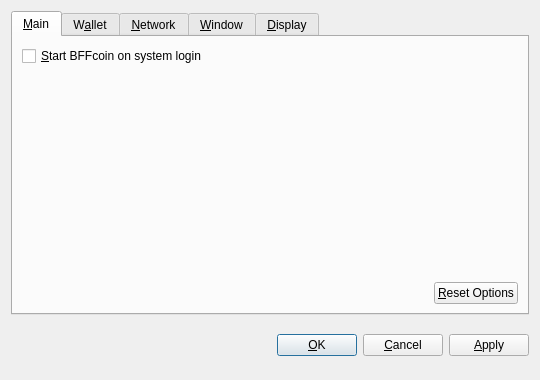
<?xml version="1.0" encoding="UTF-8"?>
<ui version="4.0">
 <class>OptionsDialog</class>
 <widget class="QDialog" name="OptionsDialog">
  <property name="geometry">
   <rect>
    <x>0</x>
    <y>0</y>
    <width>540</width>
    <height>380</height>
   </rect>
  </property>
  <property name="windowTitle">
   <string>Options</string>
  </property>
  <property name="modal">
   <bool>true</bool>
  </property>
  <layout class="QVBoxLayout" name="verticalLayout">
   <item>
    <widget class="QTabWidget" name="tabWidget">
     <property name="tabPosition">
      <enum>QTabWidget::North</enum>
     </property>
     <property name="currentIndex">
      <number>0</number>
     </property>
     <widget class="QWidget" name="tabMain">
      <attribute name="title">
       <string>&amp;Main</string>
      </attribute>
      <layout class="QVBoxLayout" name="verticalLayout_Main">
       <item>
        <widget class="QCheckBox" name="bitcoinAtStartup">
         <property name="toolTip">
          <string>Automatically start BFFcoin after logging in to the system.</string>
         </property>
         <property name="text">
          <string>&amp;Start BFFcoin on system login</string>
         </property>
        </widget>
       </item>
       <item>
        <spacer name="verticalSpacer_Main">
         <property name="orientation">
          <enum>Qt::Vertical</enum>
         </property>
         <property name="sizeHint" stdset="0">
          <size>
           <width>20</width>
           <height>40</height>
          </size>
         </property>
        </spacer>
       </item>
       <item>
        <layout class="QHBoxLayout" name="horizontalLayout_2_Main">
         <item>
          <spacer name="horizontalSpacer_2_Main">
           <property name="orientation">
            <enum>Qt::Horizontal</enum>
           </property>
           <property name="sizeHint" stdset="0">
            <size>
             <width>40</width>
             <height>20</height>
            </size>
           </property>
          </spacer>
         </item>
         <item>
          <widget class="QPushButton" name="resetButton">
           <property name="toolTip">
            <string>Reset all client options to default.</string>
           </property>
           <property name="text">
            <string>&amp;Reset Options</string>
           </property>
           <property name="autoDefault">
            <bool>false</bool>
           </property>
          </widget>
         </item>
        </layout>
       </item>
      </layout>
     </widget>
     <widget class="QWidget" name="tabWallet">
      <attribute name="title">
       <string>W&amp;allet</string>
      </attribute>
      <layout class="QVBoxLayout" name="verticalLayout_Network">
       <item>
        <widget class="QLabel" name="transactionFeeInfoLabel">
         <property name="text">
          <string>Optional transaction fee per kB that helps make sure your transactions are processed quickly. Most transactions are 1 kB.</string>
         </property>
         <property name="textFormat">
          <enum>Qt::PlainText</enum>
         </property>
         <property name="wordWrap">
          <bool>true</bool>
         </property>
        </widget>
       </item>
       <item>
        <layout class="QHBoxLayout" name="horizontalLayout_1_Main">
         <item>
          <widget class="QLabel" name="transactionFeeLabel">
           <property name="text">
            <string>Pay transaction &amp;fee</string>
           </property>
           <property name="textFormat">
            <enum>Qt::PlainText</enum>
           </property>
           <property name="buddy">
            <cstring>transactionFee</cstring>
           </property>
          </widget>
         </item>
         <item>
          <widget class="BitcoinAmountField" name="transactionFee"/>
         </item>
         <item>
          <spacer name="horizontalSpacer_1_Main">
           <property name="orientation">
            <enum>Qt::Horizontal</enum>
           </property>
           <property name="sizeHint" stdset="0">
            <size>
             <width>40</width>
             <height>20</height>
            </size>
           </property>
          </spacer>
         </item>
        </layout>
       </item>
       <item>
        <widget class="QLabel" name="label">
         <property name="text">
          <string>If you disable the spending of unconfirmed change, the change from a transaction cannot be used until that transaction has at least one confirmation. This also affects how your balance is computed.</string>
         </property>
         <property name="wordWrap">
          <bool>true</bool>
         </property>
        </widget>
       </item>
       <item>
        <widget class="QCheckBox" name="spendZeroConfChange">
         <property name="text">
          <string>Spend unconfirmed change  (experts only)</string>
         </property>
        </widget>
       </item>
       <item>
        <spacer name="verticalSpacer">
         <property name="orientation">
          <enum>Qt::Vertical</enum>
         </property>
         <property name="sizeHint" stdset="0">
          <size>
           <width>20</width>
           <height>40</height>
          </size>
         </property>
        </spacer>
       </item>
      </layout>
     </widget>
     <widget class="QWidget" name="tabNetwork">
      <attribute name="title">
       <string>&amp;Network</string>
      </attribute>
      <layout class="QVBoxLayout" name="verticalLayout_Network">
       <item>
        <widget class="QCheckBox" name="mapPortUpnp">
         <property name="toolTip">
          <string>Automatically open the BFFcoin client port on the router. This only works when your router supports UPnP and it is enabled.</string>
         </property>
         <property name="text">
          <string>Map port using &amp;UPnP</string>
         </property>
        </widget>
       </item>
       <item>
        <widget class="QCheckBox" name="connectSocks">
         <property name="toolTip">
          <string>Connect to the BFFcoin network through a SOCKS proxy (e.g. when connecting through Tor).</string>
         </property>
         <property name="text">
          <string>&amp;Connect through SOCKS proxy:</string>
         </property>
        </widget>
       </item>
       <item>
        <layout class="QHBoxLayout" name="horizontalLayout_Network">
         <item>
          <widget class="QLabel" name="proxyIpLabel">
           <property name="text">
            <string>Proxy &amp;IP:</string>
           </property>
           <property name="textFormat">
            <enum>Qt::PlainText</enum>
           </property>
           <property name="buddy">
            <cstring>proxyIp</cstring>
           </property>
          </widget>
         </item>
         <item>
          <widget class="QValidatedLineEdit" name="proxyIp">
           <property name="maximumSize">
            <size>
             <width>140</width>
             <height>16777215</height>
            </size>
           </property>
           <property name="toolTip">
            <string>IP address of the proxy (e.g. 127.0.0.1)</string>
           </property>
          </widget>
         </item>
         <item>
          <widget class="QLabel" name="proxyPortLabel">
           <property name="text">
            <string>&amp;Port:</string>
           </property>
           <property name="textFormat">
            <enum>Qt::PlainText</enum>
           </property>
           <property name="buddy">
            <cstring>proxyPort</cstring>
           </property>
          </widget>
         </item>
         <item>
          <widget class="QLineEdit" name="proxyPort">
           <property name="maximumSize">
            <size>
             <width>55</width>
             <height>16777215</height>
            </size>
           </property>
           <property name="toolTip">
            <string>Port of the proxy (e.g. 9050)</string>
           </property>
          </widget>
         </item>
         <item>
          <widget class="QLabel" name="socksVersionLabel">
           <property name="text">
            <string>SOCKS &amp;Version:</string>
           </property>
           <property name="textFormat">
            <enum>Qt::PlainText</enum>
           </property>
           <property name="buddy">
            <cstring>socksVersion</cstring>
           </property>
          </widget>
         </item>
         <item>
          <widget class="QValueComboBox" name="socksVersion">
           <property name="toolTip">
            <string>SOCKS version of the proxy (e.g. 5)</string>
           </property>
          </widget>
         </item>
         <item>
          <spacer name="horizontalSpacer_Network">
           <property name="orientation">
            <enum>Qt::Horizontal</enum>
           </property>
           <property name="sizeHint" stdset="0">
            <size>
             <width>40</width>
             <height>20</height>
            </size>
           </property>
          </spacer>
         </item>
        </layout>
       </item>
       <item>
        <spacer name="verticalSpacer_Network">
         <property name="orientation">
          <enum>Qt::Vertical</enum>
         </property>
         <property name="sizeHint" stdset="0">
          <size>
           <width>20</width>
           <height>40</height>
          </size>
         </property>
        </spacer>
       </item>
      </layout>
     </widget>
     <widget class="QWidget" name="tabWindow">
      <attribute name="title">
       <string>&amp;Window</string>
      </attribute>
      <layout class="QVBoxLayout" name="verticalLayout_Window">
       <item>
        <widget class="QCheckBox" name="minimizeToTray">
         <property name="toolTip">
          <string>Show only a tray icon after minimizing the window.</string>
         </property>
         <property name="text">
          <string>&amp;Minimize to the tray instead of the taskbar</string>
         </property>
        </widget>
       </item>
       <item>
        <widget class="QCheckBox" name="minimizeOnClose">
         <property name="toolTip">
          <string>Minimize instead of exit the application when the window is closed. When this option is enabled, the application will be closed only after selecting Quit in the menu.</string>
         </property>
         <property name="text">
          <string>M&amp;inimize on close</string>
         </property>
        </widget>
       </item>
       <item>
        <spacer name="verticalSpacer_Window">
         <property name="orientation">
          <enum>Qt::Vertical</enum>
         </property>
         <property name="sizeHint" stdset="0">
          <size>
           <width>20</width>
           <height>40</height>
          </size>
         </property>
        </spacer>
       </item>
      </layout>
     </widget>
     <widget class="QWidget" name="tabDisplay">
      <attribute name="title">
       <string>&amp;Display</string>
      </attribute>
      <layout class="QVBoxLayout" name="verticalLayout_Display">
       <item>
        <layout class="QHBoxLayout" name="horizontalLayout_1_Display">
         <item>
          <widget class="QLabel" name="langLabel">
           <property name="text">
            <string>User Interface &amp;language:</string>
           </property>
           <property name="textFormat">
            <enum>Qt::PlainText</enum>
           </property>
           <property name="buddy">
            <cstring>lang</cstring>
           </property>
          </widget>
         </item>
         <item>
          <widget class="QValueComboBox" name="lang">
           <property name="toolTip">
            <string>The user interface language can be set here. This setting will take effect after restarting BFFcoin.</string>
           </property>
          </widget>
         </item>
        </layout>
       </item>
       <item>
        <layout class="QHBoxLayout" name="horizontalLayout_2_Display">
         <item>
          <widget class="QLabel" name="unitLabel">
           <property name="text">
            <string>&amp;Unit to show amounts in:</string>
           </property>
           <property name="textFormat">
            <enum>Qt::PlainText</enum>
           </property>
           <property name="buddy">
            <cstring>unit</cstring>
           </property>
          </widget>
         </item>
         <item>
          <widget class="QValueComboBox" name="unit">
           <property name="toolTip">
            <string>Choose the default subdivision unit to show in the interface and when sending coins.</string>
           </property>
          </widget>
         </item>
        </layout>
       </item>
       <item>
        <widget class="QCheckBox" name="displayAddresses">
         <property name="toolTip">
          <string>Whether to show BFFcoin addresses in the transaction list or not.</string>
         </property>
         <property name="text">
          <string>&amp;Display addresses in transaction list</string>
         </property>
        </widget>
       </item>
       <item>
        <widget class="QCheckBox" name="coinControlFeatures">
         <property name="toolTip">
          <string>Whether to show coin control features or not.</string>
         </property>
         <property name="text">
          <string>Display coin &amp;control features (experts only!)</string>
         </property>
        </widget>
       </item>
       <item>
        <spacer name="verticalSpacer_Display">
         <property name="orientation">
          <enum>Qt::Vertical</enum>
         </property>
         <property name="sizeHint" stdset="0">
          <size>
           <width>20</width>
           <height>40</height>
          </size>
         </property>
        </spacer>
       </item>
      </layout>
     </widget>
    </widget>
   </item>
   <item>
    <layout class="QHBoxLayout" name="horizontalLayout_Buttons">
     <item>
      <spacer name="horizontalSpacer_1">
       <property name="orientation">
        <enum>Qt::Horizontal</enum>
       </property>
       <property name="sizeHint" stdset="0">
        <size>
         <width>40</width>
         <height>48</height>
        </size>
       </property>
      </spacer>
     </item>
     <item>
      <widget class="QLabel" name="statusLabel">
       <property name="font">
        <font>
         <weight>75</weight>
         <bold>true</bold>
        </font>
       </property>
       <property name="text">
        <string/>
       </property>
       <property name="textFormat">
        <enum>Qt::PlainText</enum>
       </property>
       <property name="wordWrap">
        <bool>true</bool>
       </property>
      </widget>
     </item>
     <item>
      <spacer name="horizontalSpacer_2">
       <property name="orientation">
        <enum>Qt::Horizontal</enum>
       </property>
       <property name="sizeHint" stdset="0">
        <size>
         <width>40</width>
         <height>48</height>
        </size>
       </property>
      </spacer>
     </item>
     <item>
      <widget class="QPushButton" name="okButton">
       <property name="text">
        <string>&amp;OK</string>
       </property>
      </widget>
     </item>
     <item>
      <widget class="QPushButton" name="cancelButton">
       <property name="text">
        <string>&amp;Cancel</string>
       </property>
       <property name="autoDefault">
        <bool>false</bool>
       </property>
      </widget>
     </item>
     <item>
      <widget class="QPushButton" name="applyButton">
       <property name="text">
        <string>&amp;Apply</string>
       </property>
       <property name="autoDefault">
        <bool>false</bool>
       </property>
      </widget>
     </item>
    </layout>
   </item>
  </layout>
 </widget>
 <customwidgets>
  <customwidget>
   <class>BitcoinAmountField</class>
   <extends>QSpinBox</extends>
   <header>bitcoinamountfield.h</header>
  </customwidget>
  <customwidget>
   <class>QValueComboBox</class>
   <extends>QComboBox</extends>
   <header>qvaluecombobox.h</header>
  </customwidget>
  <customwidget>
   <class>QValidatedLineEdit</class>
   <extends>QLineEdit</extends>
   <header>qvalidatedlineedit.h</header>
  </customwidget>
 </customwidgets>
 <resources/>
 <connections/>
</ui>
